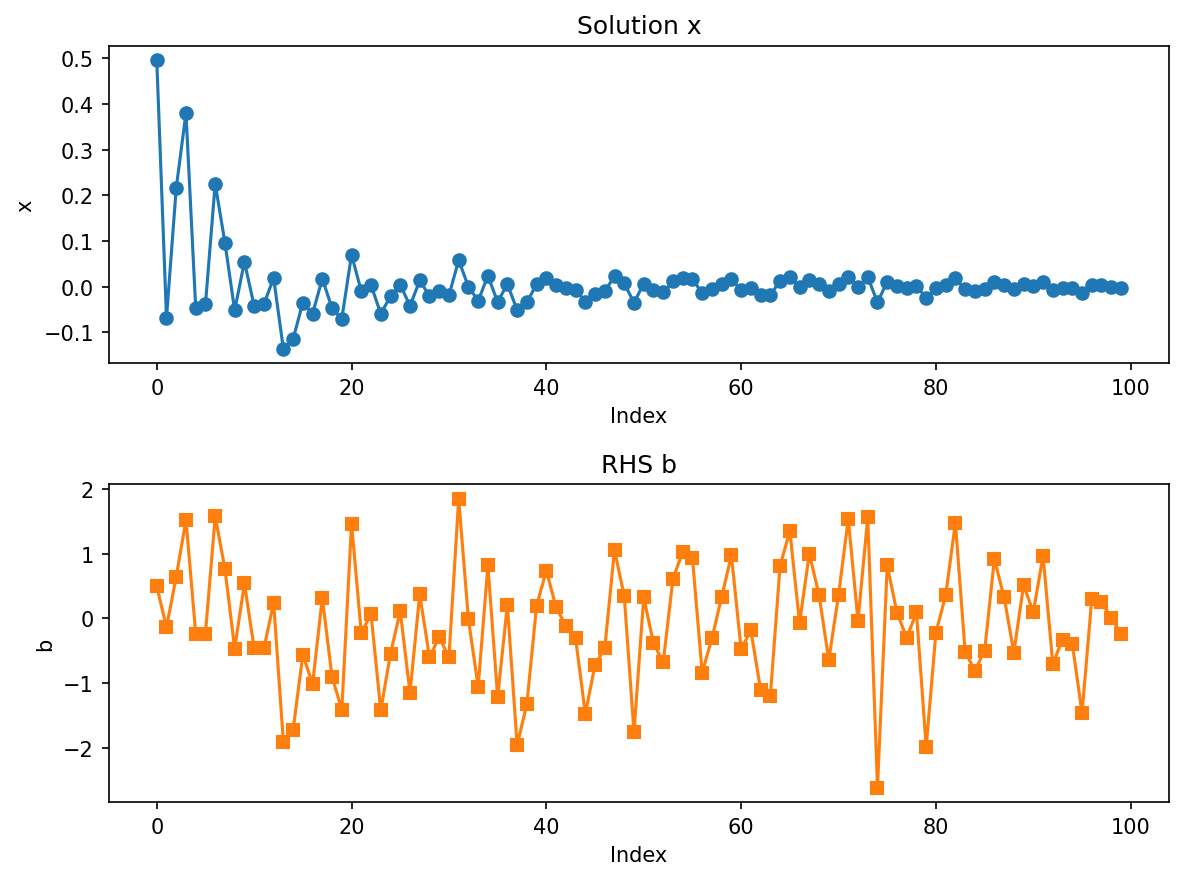

The script that saved this image:
#!/usr/bin/env python3
"""Sparse linear solver example: solve Ax = b with PCG.

Builds a sparse symmetric positive definite matrix (diagonal) and solves
Ax = b using pynabled.sparse_pcg_solve. CSR format is compatible with
scipy.sparse.csr_matrix.

Requires: numpy, pynabled, scipy, matplotlib

Run from repo root:
    python python/examples/sparse/sparse_solve.py
"""

from pathlib import Path

import numpy as np
import matplotlib.pyplot as plt
from scipy.sparse import csr_matrix

import pynabled


def _sparse_spd_diagonal(n):
    """Build sparse SPD diagonal matrix. PCG preconditioner can fail on some
    non-diagonal SPD matrices; diagonal is guaranteed to work."""
    indptr = np.arange(n + 1, dtype=np.int64)
    indices = np.arange(n, dtype=np.int64)
    data = np.arange(1, n + 1, dtype=np.float64)
    return csr_matrix((data, indices, indptr), shape=(n, n))


def main():
    # Build sparse SPD matrix: 100x100 diagonal (1, 2, ..., 100)
    n = 100
    A_sparse = _sparse_spd_diagonal(n)
    A = A_sparse.toarray()
    N = A.shape[0]

    # RHS: random
    np.random.seed(42)
    b = np.random.randn(N).astype(np.float64)

    # Convert to CSR format for pynabled
    indptr = A_sparse.indptr.astype(np.int64)
    indices = A_sparse.indices.astype(np.int64)
    data = A_sparse.data.astype(np.float64)
    nrows, ncols = A_sparse.shape

    # Solve with PCG
    x = pynabled.sparse_pcg_solve(nrows, ncols, indptr, indices, data, b, None, None)

    # Verify: A @ x ≈ b
    residual = np.linalg.norm(A @ x - b)
    print("Sparse PCG Solve (pynabled)")
    print("-" * 50)
    print(f"Matrix: {N}x{N}, nnz={A_sparse.nnz}")
    print(f"Residual ||Ax - b|| = {residual:.2e}")

    # Also verify with sparse_matvec
    Ax = pynabled.sparse_matvec(nrows, ncols, indptr, indices, data, x)
    print(f"sparse_matvec check: ||Ax - b|| = {np.linalg.norm(Ax - b):.2e}")

    # Plot: solution and RHS
    fig, (ax1, ax2) = plt.subplots(2, 1, figsize=(8, 6))
    ax1.plot(x, "o-")
    ax1.set_xlabel("Index")
    ax1.set_ylabel("x")
    ax1.set_title("Solution x")

    ax2.plot(b, "s-", color="C1")
    ax2.set_xlabel("Index")
    ax2.set_ylabel("b")
    ax2.set_title("RHS b")

    plt.tight_layout()
    out_path = Path(__file__).parent / "sparse_solve.png"
    plt.savefig(out_path, dpi=150, bbox_inches="tight")
    print(f"\nSaved: {out_path}")
    plt.show()


if __name__ == "__main__":
    main()
